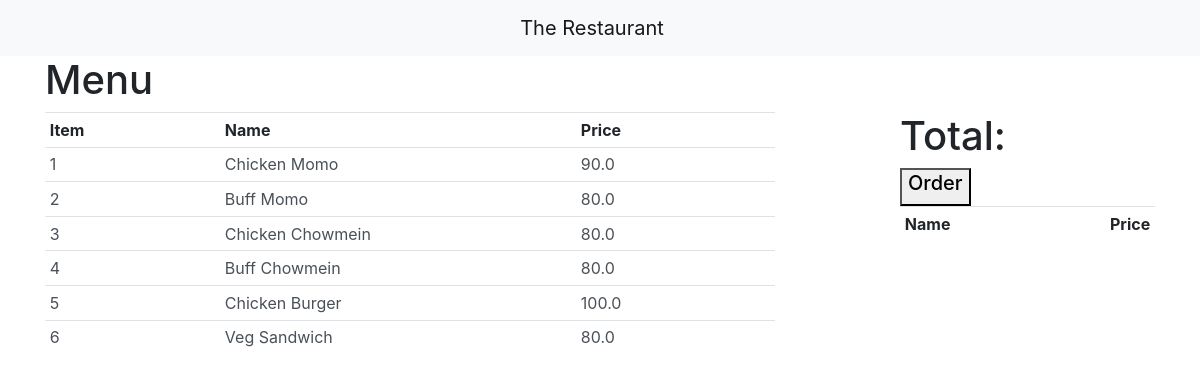
The page / on the database its author committed.
### menu/models.py (models this page shows, shortened)
class Menu(models.Model):
	item_id = models.IntegerField()
	item_name = models.CharField(max_length=50)
	price = models.FloatField(max_length=50)

### menu/views.py (the view)
# urls.py: path('', views.home, name='home')
def home(request):
	if request.method == "POST":
		json_str = request.body.decode(encoding= 'UTF-8')
		data = json.loads(json_str)
		names = data['name']
		prices = data['price']
		ids = data['id']
		for i in range(len(names)):
			order = Order.objects.create(item_id = ids[i], item_name = names[i], price = prices[i])
			order.save()
		return HttpResponse("Ordered vayo vai")
	else:
		all_items= Menu.objects.all
		return render(request, 'home.html', {'all_items': all_items})

### menu/templates/home.html (shortened to what this page needs)
<!doctype html>
<html lang="en">
<head>
    <link rel="stylesheet" href="https://stackpath.bootstrapcdn.com/bootstrap/4.3.1/css/bootstrap.min.css">
</head>
<body>
    <nav class="navbar navbar-expand-lg navbar-light bg-light">
        <a class="navbar-brand" href="#" style="text-align: center; width: 100%">The Restaurant</a>
    </nav>
    <div class="container">
    	<h1>Menu</h1>
    	<div class="row">
    <div class="col-8 col-md-8">
    <table class="table table-sm">
        <tr>
            <th scope="col" width="1">Item</th>
            <th scope="col" width="4">Name</th>
            <th scope="col" width="2">Price</th>
        </tr>
        {% if all_items %} {% for things in all_items %}
        <tr class="list-group-item-action" scope="row" onclick="add('{{ things.item_name }}', '{{  things.price }}', '{{ things.item_id }}' )">
            <td>{{ things.item_id }}</td>
            <td>{{ things.item_name }}</td>
            <td>{{ things.price }}</td>
        </tr>
        {% endfor %} {% endif %}
    </table>
	</div>
	<div class="col-1 col-md-1">
	</div>
	<div class="col-3 col-md-3">
	<h1> Total: <div id=total_price></div>
	</h1>
	<button onclick="sendOrder()">
	<h5 style="text-align: right; width: 100%">Order</h5></button>
    <table class="table table-sm" style="width: 100%" id=name>
        <tr>
            <th>Name</th>
            <th style="width: 10px; text-align: right;">Price</th>
        </tr>
    </table>
    </div>
    </div>
	</div>
</body>
</html>

### rows shown on the page
Menu: item_id "1", item_name "Chicken Momo", price "90.0"
Menu: item_id "2", item_name "Buff Momo", price "80.0"
Menu: item_id "3", item_name "Chicken Chowmein", price "80.0"
Menu: item_id "4", item_name "Buff Chowmein", price "80.0"
Menu: item_id "5", item_name "Chicken Burger", price "100.0"
Menu: item_id "6", item_name "Veg Sandwich", price "80.0"
